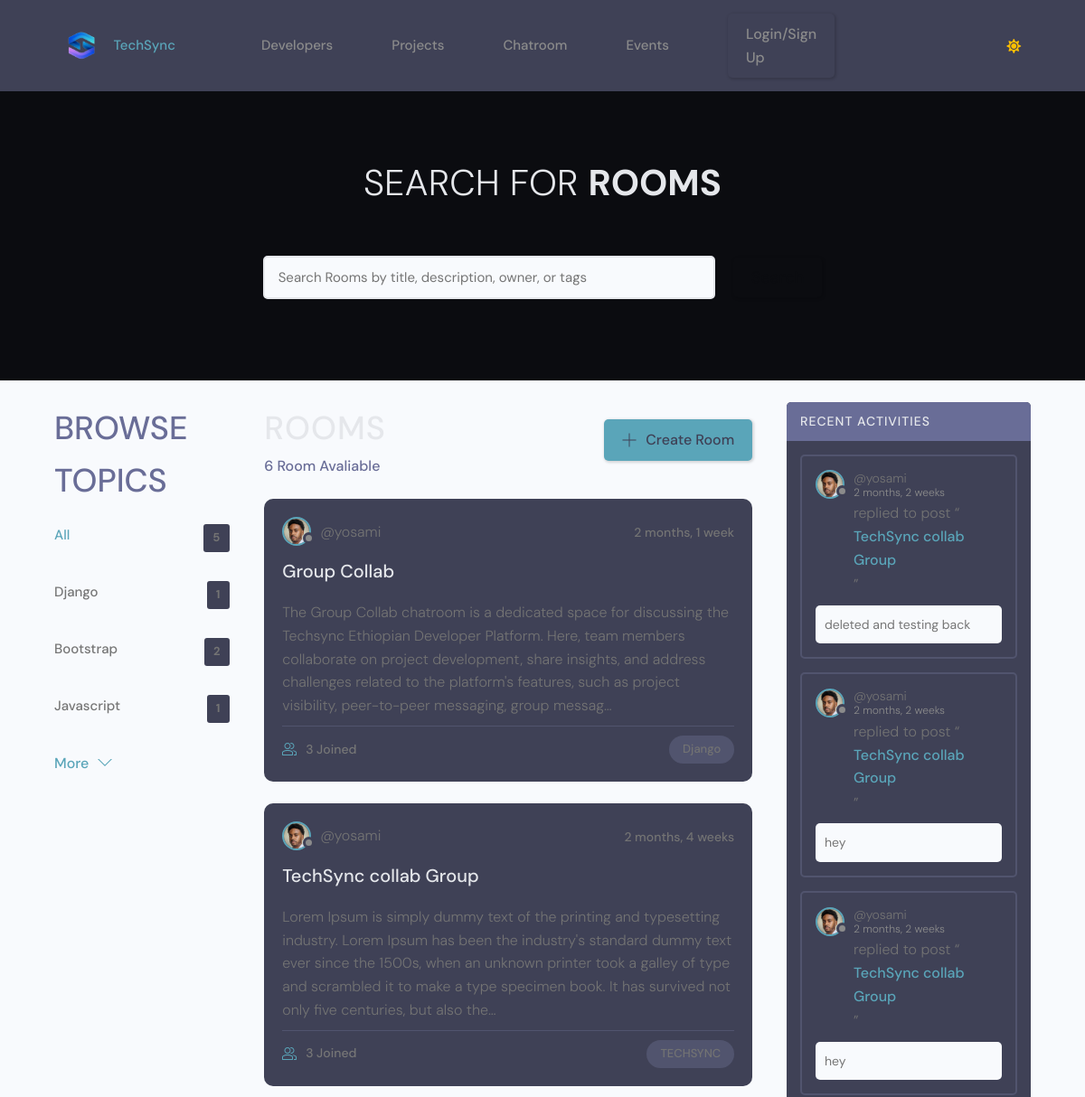
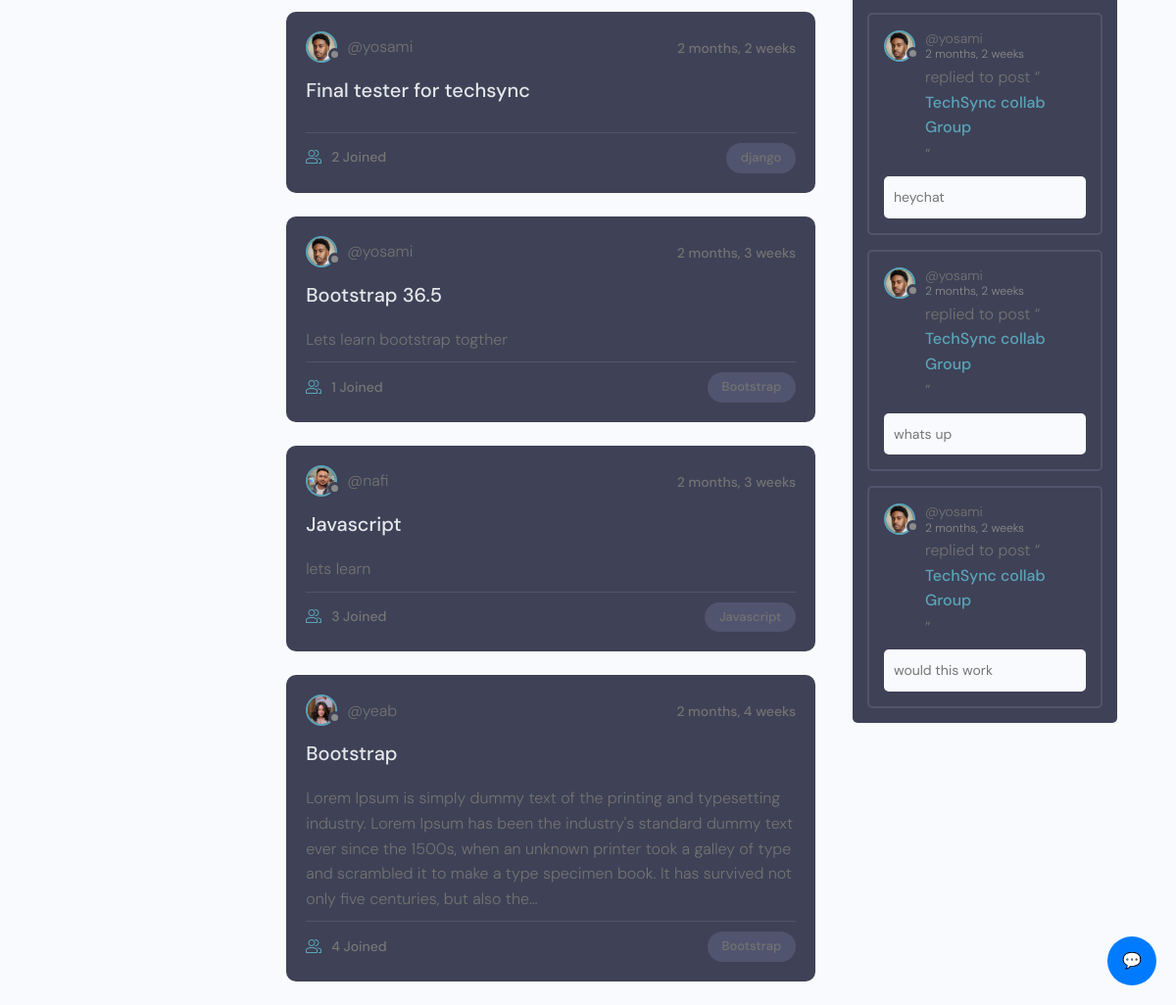
Page /group/ on the committed database (2 pictures, top to bottom).
### group/models.py (models this page shows, shortened)
class Topic(models.Model):
    name = models.CharField(max_length=200)

class Room(models.Model):
    id = models.UUIDField(default=uuid.uuid4, primary_key=True, unique=True, editable=False, )
    host = models.ForeignKey(User, on_delete=models.SET_NULL, null=True)
    topic = models.ForeignKey(Topic, on_delete=models.SET_NULL, null=True)
    name = models.CharField(max_length=200)
    description = models.TextField(null=True, blank=True)
    participants = models.ManyToManyField(User, related_name='participants', blank=True)
    users_online = models.ManyToManyField(User, related_name='online_in_rooms', blank=True)
    updated = models.DateTimeField(auto_now=True)
    created = models.DateTimeField(auto_now_add=True)
    class Meta:
        ordering = ['-updated', '-created']
    def __str__(self):
        return self.name

class Message(models.Model):
    id = models.UUIDField(default=uuid.uuid4, primary_key=True, unique=True, editable=False, )
    user = models.ForeignKey(User, on_delete=models.CASCADE)
    room = models.ForeignKey(Room, on_delete=models.CASCADE)
    body = models.TextField(default='')
    file = models.FileField(upload_to='files/', blank=True, null=True)
    updated = models.DateTimeField(auto_now=True)
    created = models.DateTimeField(auto_now_add=True)
    class Meta:
        ordering = ['updated', 'created']

### users/models.py (models this page shows, shortened)
class User(AbstractUser):
    email = models.EmailField(unique=True)
    is_event_organizer = models.BooleanField(default=False)
    is_event_moderator = models.BooleanField(default=False)
    is_speaker = models.BooleanField(default=False)  # Flag to identify if user is a speaker (remove it there is no need for it)
    is_recruiter = models.BooleanField(default=False)
    is_applicant = models.BooleanField(default=False)
    has_resume = models.BooleanField(default=False)
    has_company = models.BooleanField(default=False)

class Profile(models.Model):
    id = models.UUIDField(default=uuid.uuid4, primary_key=True, unique=True, editable=False, )
    user = models.OneToOneField(User, on_delete=models.CASCADE,null=True,blank=True)
    name = models.CharField(max_length=200, blank=True,null=True)
    username = models.CharField(max_length=200, blank=True,null=True,unique=True)
    headline = models.CharField(max_length=200, blank=True,null=True)
    about = models.TextField(blank=True, null=True)
    location = models.CharField(max_length=200, blank=True,null=True)
    profile_image = models.ImageField(null=True, blank=True,upload_to='profiles', default='default_profile.png')
    github_link = models.CharField(max_length=200, blank=True,null=True)
    twitter_link = models.CharField(max_length=200, blank=True,null=True)
    linkedin_link = models.CharField(max_length=200, blank=True,null=True)
    personal_link = models.CharField(max_length=200, blank=True,null=True)
    phone_regex = RegexValidator(
    regex=r'^\+?1?\d{9,15}$',
    message="Phone number must be entered in the format: '+999999999'. Up to 15 digits allowed."
    )
    phone_number = models.CharField(validators=[phone_regex], max_length=17, blank=True)  # validators should be a list
    created_at = models.DateTimeField(auto_now_add=True)

### group/views.py (the view)
# urls.py: path('', views.chat_view, name='chat-home'),
def home(request):
    q = request.GET.get('q') if request.GET.get('q') != None else ''
    q = q.lower()  # convert query to lowercase
    rooms = Room.objects.annotate(
        lower_topic=Lower('topic__name'),
        lower_name=Lower('name'),
        lower_description=Lower('description')
    ).filter(
        Q(lower_topic__icontains=q) |
        Q(lower_name__icontains=q) |
        Q(lower_description__icontains=q)
    )
    topics = Topic.objects.all()[0:5]
    room_count = rooms.count()
    room_messages = Message.objects.filter(Q(room__topic__name__icontains=q))
    context = {
        'rooms': rooms,
        'topics': topics,
        'room_count': room_count,
        'room_messages': room_messages,
    }
    return render(request, 'group/home.html', context)

### techsync/context_processors.py (called while the page is built, shortened)
def navbar_data(request):
    profile = event_organizer = event_moderator = None
    return {
        'profile': profile,
        'event_organizer': event_organizer,
        'event_moderator': event_moderator,
    }

### templates/group/home.html (shortened to what this page needs)
{% extends "main/main.html" %}
{% block content%}
{% include "group/navbar.html" %}
    <main class="layout layout--3">
      <div class="container">
  {% include "group/topic_component.html" %}
        <div class="roomList">
          <div class="roomList__header">
            <div>
              <h2>Rooms</h2>
              <p>{{room_count}} Room Avaliable</p>
            </div>
            <a class="btn btn--main" href="{% url 'create-room' %}">
              <svg version="1.1" xmlns="http://www.w3.org/2000/svg" width="32" height="32" viewBox="0 0 32 32">
                <title>add</title>
                <path
                  d="M16.943 0.943h-1.885v14.115h-14.115v1.885h14.115v14.115h1.885v-14.115h14.115v-1.885h-14.115v-14.115z"
                ></path>
              </svg>
              Create Room
            </a>
          </div>
{% include "group/feed_component.html" %}
        </div>
{% include "group/activity_component.html" %}
      </div>
    </main>
{% endblock content %}

### templates/group/topic_component.html
<div class="topics">
    <div class="topics__header">
      <h2>Browse Topics</h2>
    </div>
    <ul class="topics__list">
      <li>
        <a href="{% url 'home-group'%}" class="active">All <span>{{topics.count}}</span></a>
      </li>
    {% for topic in topics %}
        {% if topic.room_set.all.count > 0 %}
        <li>
            <a href="{% url 'home-group'%}?q={{topic.name}}">{{topic.name}}<span>{{topic.room_set.all.count}}</span></a>
        </li>
        {% endif %}
      {% endfor %}
    </ul>
    <a class="btn btn--link" href="{% url 'topics'%}">
      More
      <svg version="1.1" xmlns="http://www.w3.org/2000/svg" width="32" height="32" viewBox="0 0 32 32">
        <title>chevron-down</title>
        <path d="M16 21l-13-13h-3l16 16 16-16h-3l-13 13z"></path>
      </svg>
    </a>
  </div>

### templates/group/feed_component.html (shortened to what this page needs)
{% for room in rooms %}
<div class="roomListRoom">
    <div class="roomListRoom__header">
      <a href="" class="roomListRoom__author">
        <div class="avatar avatar--small">
          <img src="{{room.host.profile.profile_image.url}}" />
        </div>
        <span>@{{room.host.username}}</span>
      </a>
      <div class="roomListRoom__actions">
        <span>{{room.created|timesince}}</span>
      </div>
    </div>
    <div class="roomListRoom__content">
      <a href="{% url 'room' room.id %}">{{room.name}}</a>
      <p>
        {{room.description|truncatechars:300}}
      </p>
    </div>
    <div class="roomListRoom__meta">
      <a href="{% url 'room' room.id %}" class="roomListRoom__joined">
        {{room.participants.all.count}} Joined
      </a>
      <p class="roomListRoom__topic">{{room.topic.name}}</p>
    </div>
  </div>
{% endfor %}

### templates/group/activity_component.html (shortened to what this page needs)
<div class="activities">
    <div class="activities__header">
      <h2>Recent Activities</h2>
    </div>
    {% for message in room_messages|slice:":6" %}
    <div class="activities__box">
      <div class="activities__boxHeader roomListRoom__header">
        <a href="{% url 'user-profile' message.user.profile.id %}" class="roomListRoom__author">
          <div class="avatar avatar--small">
            <img src="{{message.user.profile.profile_image.url}}" />
          </div>
          <p>
            @{{message.user}}
            <span> {{ message.created|timesince }}</span>
          </p>
        </a>
      </div>
      <div class="activities__boxContent">
        <p>replied to post “<a href="{% url 'room' message.room.id %}">{{message.room}}</a>”</p>
        <div class="activities__boxRoomContent">
          {{message.body|truncatechars:100}}
        </div>
      </div>
    </div>
    {% endfor %}
  </div>

### static/styles/langauge.css (style rules this page uses)
:root { --li4-color-primary-hsl: 250, 84%, 54%; --li4-color-bg-hsl: 0, 0%, 100%; --li4-color-contrast-high-hsl: 230, 7%, 23%; --li4-color-contrast-higher-hsl: 230, 13%, 9%; --li4-color-bg-light-hsl: 0, 0%, 100%; --li4-color-white-hsl: 0, 0%, 100%; --li4-color-bg-dark-hsl: 240, 4%, 95%; --li4-color-bg-lighter-hsl: 0, 0%, 100%; --li4-color-black-hsl: 230, 13%, 9%; --li4-space-3xs: 0.25rem; --li4-space-2xs: 0.375rem; --li4-space-xs: 0.5rem; --li4-space-sm: 0.75rem; }
@media (min-width: 64rem) { :root { --li4-space-3xs: 0.375rem; --li4-space-2xs: 0.5625rem; --li4-space-xs: 0.75rem; --li4-space-sm: 1.125rem; } }
:root { --picker-vertical-gap: 4px; }

### static/styles/app.css (style rules this page uses)
:root { --color-sub: #0b0c10; }
img { width: 100%; }

### static/uikit/styles/modules/_variables.css (style rules this page uses)
:root { --color-main: #5aa5b9; --color-main-light: #e6faff; --color-sub: #0b0c10; --color-sub-light: #51546e; --color-sub-lighter: #ededfd; --color-text: #737373; --color-gray: #8b8b8b; --color-light: #e5e7eb; --color-light-gray: #767676; --color-bg: #f8fafd; --color-white: #fffefd; --color-white-light: #f3f3f3; --color-success: #359e64; --color-success-bg: #def8e8; --color-error: #fc4b0b; --color-error-bg: #fff2ee; --font-base: 'Poppins', arial, helvetica, 'Segoe UI', roboto, ubuntu, sans-serif; --font-monospace: 'Fira Code', 'Courier New', courier, monospace; --font-regular: 300; --font-medium: 500; --font-bold: 700; --generic-shadow: 1px 1px 5px #00000010; --generic-transition: all 0.3s ease-in-out; --color-btn-text: #0b0c10; }

### static/uikit/styles/modules/_base.css (style rules this page uses)
* { margin: 0; padding: 0; box-sizing: border-box; text-rendering: optimizeLegibility; color: inherit; font-size: inherit; }
html { font-size: 50%; }
@media only screen and (min-width: 480px) { html { font-size: 56.25%; } }
@media only screen and (min-width: 1200px) { html { font-size: 62.5%; } }
body { line-height: 1.6; font-weight: 400; font-size: 1.5rem; color: var(--color-text); background-color: var(--color-bg); min-height: 100vh; }

### static/uikit/styles/modules/_typography.css (style rules this page uses)
* { font-family: var(--font-base); }
h2 { font-size: 3.6rem; font-weight: var(--font-bold); }
p, span, strong { font-size: 1.6rem; color: var(--color-text); font-weight: var(--font-regular); }
a { padding-bottom: 2px; text-decoration: none; display: inline-block; color: var(--color-main); font-weight: var(--font-medium); }

### static/uikit/styles/modules/_utilities.css (style rules this page uses)
.container { width: 92%; max-width: 165rem; margin: 0 auto; box-sizing: border-box; }
@media screen and (min-width: 1000px) { .container { width: 90%; } }
@media screen and (min-width: 1200px) { .container { width: 80%; } }

### static/uikit/styles/modules/_avatar.css (style rules this page uses)
.avatar { border-radius: 50%; border: 2px solid var(--color-main); object-fit: cover; }

### static/uikit/styles/modules/_button.css (style rules this page uses)
.btn { display: inline-block; position: relative; cursor: pointer; background-color: var(--color-light); font-weight: var(--font-medium); color: var(--color-sub); text-decoration: none; padding: 1rem 2rem; border-radius: 0.5rem; border: none; width: -webkit-fit-content; width: -moz-fit-content; width: fit-content; height: -webkit-fit-content; height: -moz-fit-content; height: fit-content; font-size: 1.6rem; outline-width: 0; outline-color: transparent; -webkit-backface-visibility: hidden; backface-visibility: hidden; transition: all 0.3s ease-in-out; }
.btn--main { background-color: var(--color-main); color: var(--color-white); }

### static/uikit/styles/modules/_layout.css (style rules this page uses)
.layout { display: flex; flex-flow: row wrap; justify-content: space-between; }

### rows in the picture
Topic: name "Django", room_set.all.count "1"
Topic: name "Bootstrap", room_set.all.count "2"
Topic: name "Javascript", room_set.all.count "1"
Room: host.profile.profile_image (picture), host.username "yosami", created "2 months, 1 week", name "Group Collab", description "The Group Collab chatroom is a dedicated space for discussing the Techsync Ethiopian Developer Platform. Here, team members collaborate on project development, share insights, and address challenges related to the platform's features, such as project visibility, peer-to-peer messaging, group messag…", participants.all.count "3", topic.name "Django"
Room: host.profile.profile_image (picture), host.username "yosami", created "2 months, 4 weeks", name "TechSync collab Group", description "Lorem Ipsum is simply dummy text of the printing and typesetting industry. Lorem Ipsum has been the industry's standard dummy text ever since the 1500s, when an unknown printer took a galley of type and scrambled it to make a type specimen book. It has survived not only five centuries, but also the…", participants.all.count "3", topic.name "TECHSYNC"
Room: host.profile.profile_image (picture), host.username "yosami", created "2 months, 2 weeks", name "Final tester for techsync", participants.all.count "2", topic.name "django"
Room: host.profile.profile_image (picture), host.username "yosami", created "2 months, 3 weeks", name "Bootstrap 36.5", description "Lets learn bootstrap togther", participants.all.count "1", topic.name "Bootstrap"
Room: host.profile.profile_image (picture), host.username "nafi", created "2 months, 3 weeks", name "Javascript", description "lets learn", participants.all.count "3", topic.name "Javascript"
Room: host.profile.profile_image (picture), host.username "yeab", created "2 months, 4 weeks", name "Bootstrap", description "Lorem Ipsum is simply dummy text of the printing and typesetting industry. Lorem Ipsum has been the industry's standard dummy text ever since the 1500s, when an unknown printer took a galley of type and scrambled it to make a type specimen book. It has survived not only five centuries, but also the…", participants.all.count "4", topic.name "Bootstrap"
Message: user.profile.profile_image (picture), user "yosami", created "2 months, 2 weeks", room "TechSync collab Group", body "deleted and testing back"
Message: user.profile.profile_image (picture), user "yosami", created "2 months, 2 weeks", room "TechSync collab Group", body "hey"
Message: user.profile.profile_image (picture), user "yosami", created "2 months, 2 weeks", room "TechSync collab Group", body "hey"
Message: user.profile.profile_image (picture), user "yosami", created "2 months, 2 weeks", room "TechSync collab Group", body "heychat"
Message: user.profile.profile_image (picture), user "yosami", created "2 months, 2 weeks", room "TechSync collab Group", body "whats up"
Message: user.profile.profile_image (picture), user "yosami", created "2 months, 2 weeks", room "TechSync collab Group", body "would this work"

### other values in the picture
{{ topics.count }} "5"
{{ room_count }} "6"
